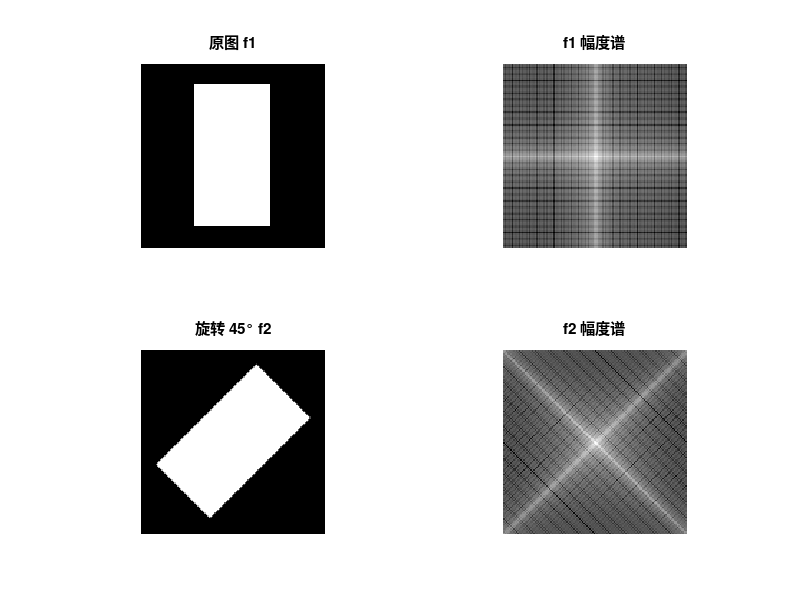

MATLAB code to generate this figure:
f1 = zeros(128,128);
f1(15:113, 38:90) = 255;          % 白色矩形块

% 旋转45度，裁剪为原尺寸
f2 = imrotate(f1, -45, 'bilinear', 'crop');

% FFT与频谱
F1 = fftshift(fft2(f1));
F2 = fftshift(fft2(f2));
amp1 = log(1 + abs(F1));
amp2 = log(1 + abs(F2));

% 显示
figure;
subplot(2,2,1); imshow(f1,[]); title('原图 f1');
subplot(2,2,2); imshow(amp1,[]); title('f1 幅度谱');
subplot(2,2,3); imshow(f2,[]); title('旋转 45° f2');
subplot(2,2,4); imshow(amp2,[]); title('f2 幅度谱');
